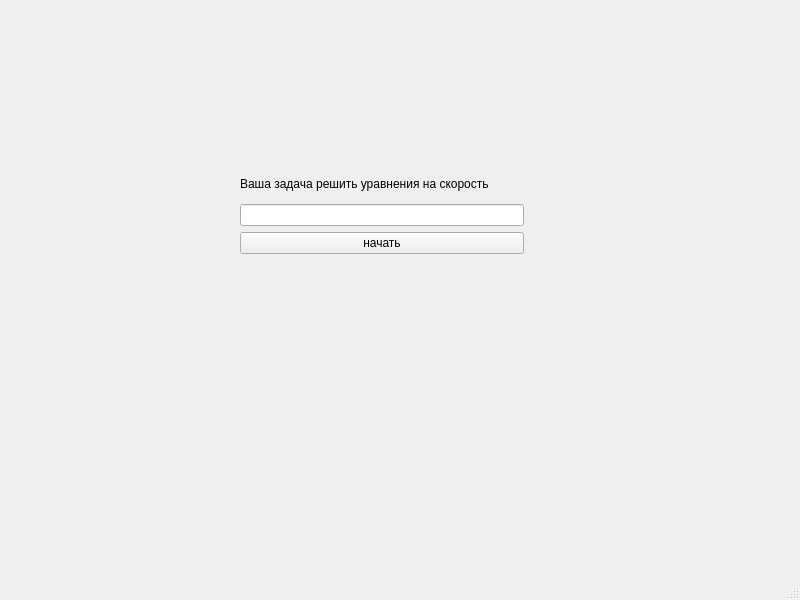
<?xml version="1.0" encoding="UTF-8"?>
<ui version="4.0">
 <class>MainWindow</class>
 <widget class="QMainWindow" name="MainWindow">
  <property name="geometry">
   <rect>
    <x>0</x>
    <y>0</y>
    <width>800</width>
    <height>600</height>
   </rect>
  </property>
  <property name="windowTitle">
   <string>MainWindow</string>
  </property>
  <widget class="QWidget" name="centralwidget">
   <widget class="QWidget" name="layoutWidget">
    <property name="geometry">
     <rect>
      <x>240</x>
      <y>170</y>
      <width>284</width>
      <height>118</height>
     </rect>
    </property>
    <layout class="QVBoxLayout" name="verticalLayout_2">
     <item>
      <widget class="QLabel" name="label">
       <property name="text">
        <string>Ваша задача решить уравнения на скорость</string>
       </property>
      </widget>
     </item>
     <item>
      <layout class="QVBoxLayout" name="verticalLayout">
       <item>
        <widget class="QLineEdit" name="lineEdit"/>
       </item>
       <item>
        <widget class="QPushButton" name="pushButton">
         <property name="text">
          <string>начать</string>
         </property>
        </widget>
       </item>
      </layout>
     </item>
     <item>
      <widget class="QLabel" name="label_2">
       <property name="text">
        <string/>
       </property>
      </widget>
     </item>
    </layout>
   </widget>
  </widget>
  <widget class="QMenuBar" name="menubar">
   <property name="geometry">
    <rect>
     <x>0</x>
     <y>0</y>
     <width>800</width>
     <height>23</height>
    </rect>
   </property>
  </widget>
  <widget class="QStatusBar" name="statusbar"/>
 </widget>
 <resources/>
 <connections/>
</ui>
